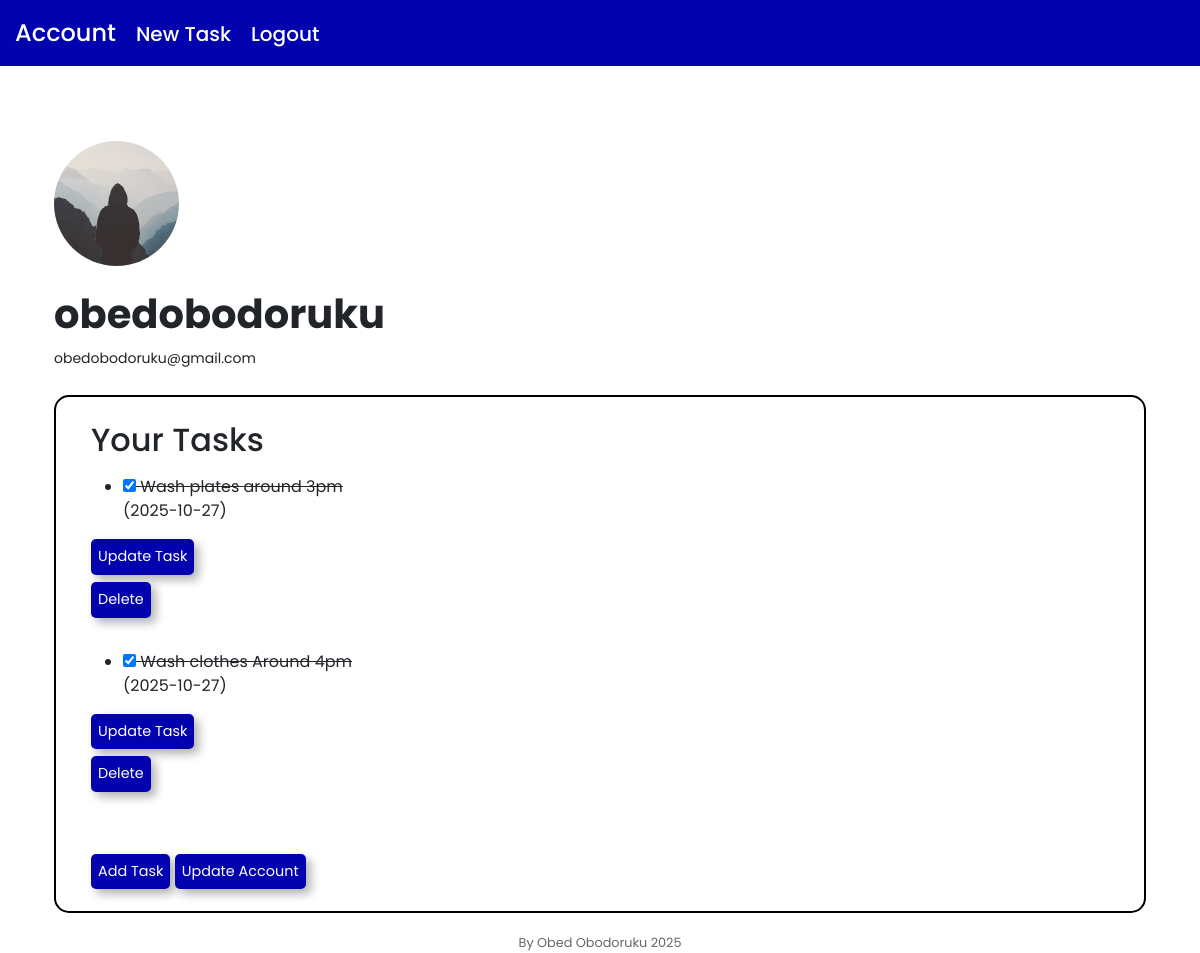
Page /account (signed in) on the committed database.
### app/models.py (models this page shows, shortened)
class User(db.Model, UserMixin):
    id = db.Column(db.Integer, primary_key=True)
    username = db.Column(db.String(20), unique=True, nullable=False)
    email = db.Column(db.String(120), unique=True, nullable=False)
    image_file = db.Column(db.String(20), nullable=False, default="default.jpg")
    password = db.Column(db.String(21), nullable=False)
    tasks = db.relationship('Task', backref='owner', lazy=True)

class Task(db.Model):
    id = db.Column(db.Integer, primary_key=True)
    todo = db.Column(db.String, nullable=False)
    description = db.Column(db.String, nullable=False)
    date_posted = db.Column(db.DateTime, nullable=False, default=datetime.utcnow)
    user_id = db.Column(db.Integer, db.ForeignKey('user.id'), nullable=False)
    completed = db.Column(db.Boolean, default=False)

### app/routes.py (the view)
@app.route("/account")
@login_required
def account():
    user = User.query.filter_by(username=current_user.username).first()
    image_file = url_for('static', filename='profile_pictures/' + user.image_file)
    user_tasks = Task.query.filter_by(user_id=current_user.id).all()
    return render_template("account.html", title="Account Page", tasks=user_tasks, user=user, image_file=image_file)

### app/models.py (called while the page is built)
@login_manager.user_loader
def load_user(user_id):
    return User.query.get(int(user_id))

### app/templates/account.html
{% extends "layout.html" %}
{% block body %}
    <div>
        <img class="profile-image" src="{{ image_file }}" alt="profile_pic">
        <div>
            <h1 class="mt-4 fw-bold">{{ current_user.username }}</h1>
            <small>{{ current_user.email }}</small>
        </div>
    </div>
    <div class="task-page">
        <fieldset class="task-fieldset">
            <legend class="mt-4"><h1>Your Tasks</h1></legend>
            {% if tasks %}
                {% for task in tasks %}
                    <div class="tasks">
                        <ul>
                            <li class="task-list" data-id="{{ task.id }}">
                                <label
                                {% if task.completed %}
                                 style="text-decoration: line-through;"
                                {% else %}
                                 style="text-decoration: none;"
                                {% endif %} >
                                    <input class="task-check"
                                     name="text-check"
                                      type="checkbox"
                                      {% if task.completed %}
                                        checked
                                      {% endif %}  >
                                    {{ task.todo }}
                                    {{ task.description }}
                                </label>
                                <div>({{ task.date_posted.strftime('%Y-%m-%d') }})</div>
                            </li>
                        </ul>
                        <a href="{{ url_for('update_task', task_id=task.id) }}"><button type="button" class="task-button">Update Task</button></a>
                        <form action="{{ url_for('delete_task', task_id=task.id) }}" method="post">
                            <input type="submit" value="Delete" class="task-button">
                        </form>
                     </div>
                {% endfor %}
            {% endif %}
            <div class="add-update">
            <a href="{{ url_for('create_task') }}"><button type="button" class="task-button">Add Task</button></a>
            <a href="{{ url_for('update_account') }}"><button type="button" class="task-button">Update Account</button></a>
            </div>
        </fieldset>
    </div>
{% endblock %}

### app/templates/layout.html (shortened to what this page needs)
<!DOCTYPE html>
<html lang="en">
<head>
    <link href="https://cdn.jsdelivr.net/npm/bootstrap@5.3.7/dist/css/bootstrap.min.css" rel="stylesheet">
    <link rel="stylesheet" href="{{ url_for('static', filename='main.css') }}">
</head>
<body>
    <div class="navbar navbar-expand nav-bar w-100">
        {% if current_user.is_authenticated %}
            <nav><a class="h4" href="{{ url_for('account') }}">Account</a></nav>
            <nav><a class="h5" href="{{ url_for('create_task') }}">New Task</a></nav>
            <nav><a class="h5" href="{{ url_for('logout') }}">Logout</a></nav>
        {% else %}
            <nav><a class="h4" href="{{ url_for('home') }}">Home</a></nav>
            <nav><a class="h5" href="{{ url_for('register') }}">Register</a></nav>
            <nav><a class="h5" href="{{ url_for('login') }}">Login</a></nav>
        {% endif %}
    </div>
    <div class="container">
    <div class="container">
    {% block body %}
    {% endblock %}
    </div>
    <footer class="footer">By Obed Obodoruku 2025</footer>
    </div>
</body>
</html>

### app/static/main.css (style rules this page uses)
body { font-family: 'Poppins', sans-serif; }
.nav-bar { background-color: rgb(2, 2, 175); padding: 15px; margin-bottom: 25px; display: flex; gap: 20px; font-size: 1.5rem; font-weight: 500; }
.nav-bar > nav > a { color: #fff; text-decoration: none; }
.tasks { margin-bottom: 25px; }
.task-button, .form-submit-button { background-color: rgb(2, 2, 175); color: #fff; padding: 7px; margin-bottom: 7px; border-radius: 5px; border: none; font-size: 0.9rem; box-shadow: 5px 5px 10px rgba(0, 0, 0, 0.3); }
.task-fieldset { padding-left: 35px; margin-top: 25px; margin-bottom: 10px; border-radius: 15px; border: 2px solid black; }
.task-fieldset > legend > h1, .form-fieldset > legend > h1 { font-size: 2rem; }
.profile-image { margin-top: 50px; border-radius: 50%; width: 125px; height: 125px; }
.add-update { margin-top: 55px; margin-bottom: 15px; }
.footer { margin-top: 20px; text-align: center; font-size: 0.8rem; color: rgba(0, 0, 0, 0.6); }

### rows in the picture
User: username "obedobodoruku", email "obedobodoruku@gmail.com"
Task: completed "☑", todo "Wash plates", description "around 3pm", date_posted "2025-10-27"
Task: completed "☑", todo "Wash clothes", description "Around 4pm", date_posted "2025-10-27"
